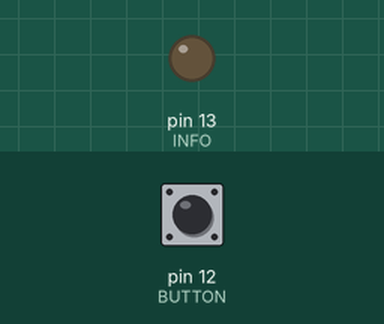
Bench run of a sketch on a simulated Arduino Uno, built with avr-gcc and run on an emulated ATmega328P. On the bench: output pins drawn as LEDs (lit = HIGH). The test bench sets the inputs (shaded band); at power-on: pin 12 (BUTTON) LOW. What the sketch prints to the serial monitor is not drawn.

Above: at 1.2 s.
1.3 s: pin 12 (BUTTON) pulled HIGH for 0.15 s
At 1.37 s:
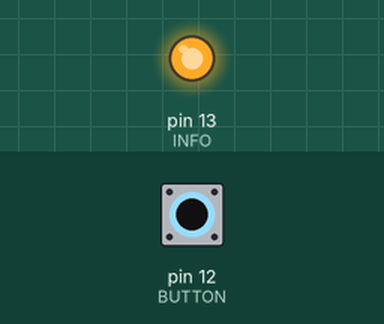
2.9 s: pin 12 (BUTTON) pulled HIGH for 3.2 s
At 6.6 s:
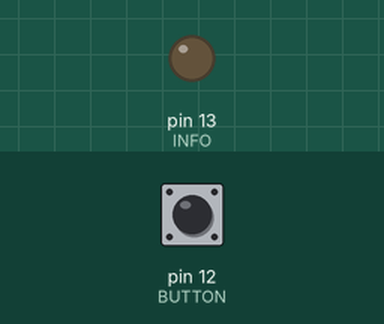
Timing chart, 0 to 8.1 s (numbered marks = the images above; inputs shaded):
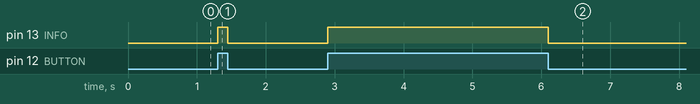

The sketch:

ButtonTest.ino
```cpp
// (licence header left out)
#define BUTTON 12
#define INFO 13

void setup()
{
    Serial.begin(9600);
    Serial.println("Button Test");
    Serial.println("INFO LED lit: input HIGH");
    Serial.println("INFO LED off: input LOW");
    pinMode(BUTTON, INPUT);
    pinMode(INFO, OUTPUT);
}

void loop()
{
    digitalWrite(INFO, digitalRead(BUTTON));
}
```

Measured:
- after the input at 1.3 s, pin 13 (INFO): LOW → HIGH at once, → LOW 0.15 s later
- after the input at 2.9 s, pin 13 (INFO): LOW → HIGH at once, → LOW 3.2 s later
